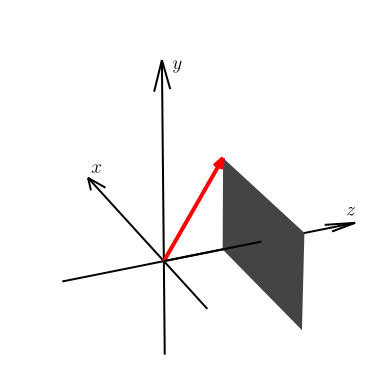

Write the Python code that produced this figure.
import matplotlib.pyplot as plt
import numpy as np

plt.rcParams['text.usetex'] = True

fig = plt.figure()

ax = fig.add_subplot(projection="3d", computed_zorder=False)
ax.view_init(elev=-21, azim=153, roll=-79.5)
ax.set_box_aspect((1, 1, 1), zoom=1.5)

ax.set_xlim3d(-1, 2)
ax.set_ylim3d(-1, 2)
ax.set_zlim3d(-1, 2)

x, y, z = np.array([[-1,0,0],[0,-1,0],[0,0,-1]])
u, v, w = np.array([[1,0,0],[0,1,0],[0,0,1]])
ax.quiver(x,y,z,u,v,w,arrow_length_ratio=0.1, color="black", length=3, zorder=1)

ax.text(1.9, 0.1, 0, '$x$', size='x-large')
ax.text(0, 1.9, 0.1, '$y$', size='x-large')
ax.text(0, 0.1, 1.9, '$z$', size='x-large')

x = np.array([np.linspace(-0.5/9*16, 0.5/9*16, 1920)] * 1080)
y = np.rot90(np.array([np.linspace(-0.5, 0.5, 1080)] * 1920))
z = np.full((1080, 1920), 1)

ax.plot_surface(x, y, z, color='gray', rcount=1, ccount=1, alpha=1, zorder=3)

ax.quiver(0, 0, 0, 0, 0, 1, arrow_length_ratio=0, color='black', zorder=4)

ax.quiver(0, 0, 0, 0.5/9*16, 0.5, 1, arrow_length_ratio=0.1, color='red', linewidths=3, alpha = 1, zorder=3)

ax.set_axis_off()

plt.savefig('Figure-6.svg', bbox_inches='tight')

plt.show()
